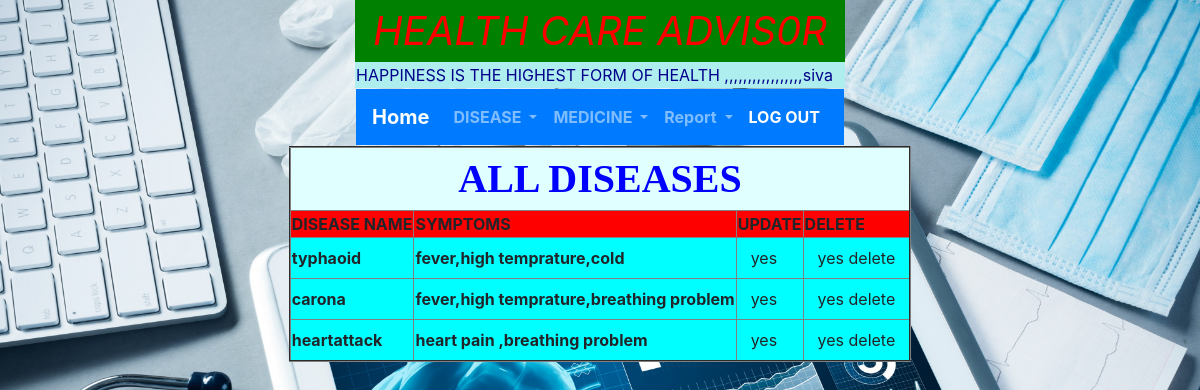
The app's page /all_diseases/ with its own data.
### app_healthcare/models.py (models this page shows, shortened)
class DiseaseModel(models.Model):
    des_name=models.CharField(max_length=40)
    des_sym=models.CharField(max_length=40)

### app_healthcare/views.py (the view)
# urls.py: path('all_diseases/',views.all_disease_data,name='all_diseases'),
def all_disease_data(request):
    return render(request,"all_diseases.html",{"dm":DiseaseModel.objects.all()})

### templates/all_diseases.html
{% extends "adminhome.html" %}
{% block adminhome %}
          <table align="center"border="2"bgcolor="aqua">
          <tr>
              <th colspan="4" style="text-align: center;color: blue;background-color: lightcyan;font-size: 40px;font-family: 'Agency FB'">ALL DISEASES</th>
          </tr>
                    <tr>
                        <th style="background-color: red">DISEASE NAME</th>
                        <th style="background-color: red">SYMPTOMS</th>
                        <th style="background-color: red">UPDATE</th>
                        <th style="background-color: red">DELETE</th>
                    </tr>
                    {% for x in dm %}
                        <tr>
                        <th>{{ x.des_name }}</th>
                        <th>{{ x.des_sym }}</th>
                        <th><a href="{% url 'update_disease' %}?dname={{ x.des_name }}&dsym={{ x.des_sym }}" class="btn btn-primar">yes</a></th>
                        <th><a href="{% url 'delete_disease' %}?dname={{ x.des_name }}" class="btn btn-primar">yes delete</a></th>
                        </tr>
                    {% endfor %}
                </table>
{% endblock %}

### app_healthcare/static/css/admin.css (style rules this page uses)
body { background-image: url("../images/adminhom.JPEG"); background-size: 100%; }

### records on screen
DiseaseModel: des_name "typhaoid", des_sym "fever,high temprature,cold"
DiseaseModel: des_name "carona", des_sym "fever,high temprature,breathing problem"
DiseaseModel: des_name "heartattack", des_sym "heart pain ,breathing problem"
